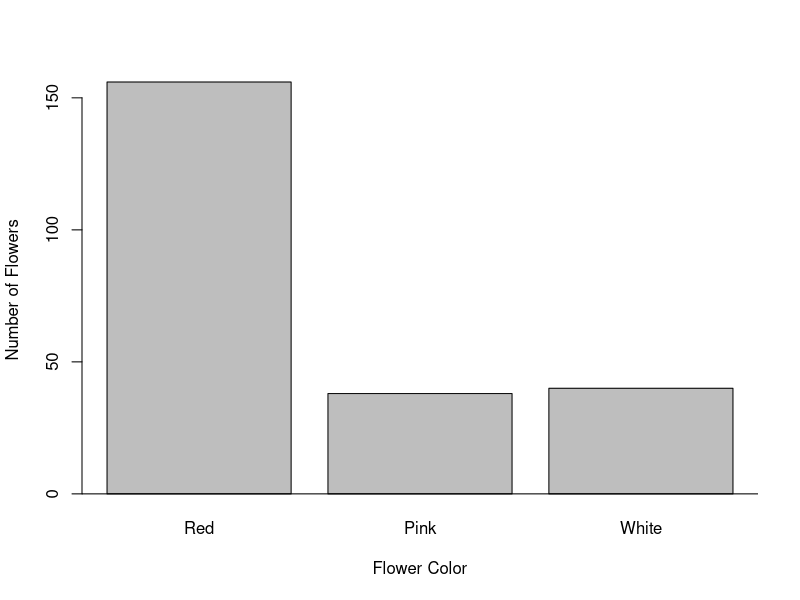

The R source for this figure: (Note: this script raises an error after producing the figure.)

####MCCAY INTRO SCRIPT LAB 02.05.2018####

# Script for Lab 2, Week of 2-5-2018
# Descriptive Statistics

# Empirical Distributions

# It is easiest to use the barplot command to make histograms for 
# categorical variables

counts = c(156,38,40)
labs = c("Red","Pink","White")
barplot(counts,
        main="",
        xlab = "Flower Color",
        ylab="Number of Flowers",
        names.arg=labs)
abline(h=0)

# The histogram command works with quantitative data

hist(setosa$Petal.Length, 
     main="", 
     xlab="Length of Petals (cm)",
     ylab="Number of Observations")

hist.info = hist(setosa$Petal.Length, 
                 main="", 
                 xlab="Length of Petals (cm)",
                 ylab="Number of Observations")

# This saves the histogram data

# Let's take a look at the data in this list

hist.info

# Let's vary the number of categories in our histogram

hist.info = hist(setosa$Petal.Length, 
                 breaks = 5,
                 main="", 
                 xlab="Length of Petals (cm)",
                 ylab="Number of Observations")

# Measures of central tendency
mean(setosa$Petal.Length)
median(setosa$Petal.Length)
quantile(setosa$Petal.Length)

# What is the sample size?
length(setosa$Petal.Length)

# Want the 10-quantiles (deciles)?
quantile(setosa$Petal.Length, probs=seq(0,1,0.1))

# Mode
mode(setosa$Petal.Length) #??

# Weighted average
class.year = c(2018, 2019, 2020, 2021)
students = c(550,600,650,700)
mean.height = c(180.1, 179.9, 183.8, 182.1)
anycollege = data.frame(students, mean.height, row.names = class.year)
anycollege
attach(anycollege)
weighted.mean(mean.height, students)
detach(anycollege)

# Measures of variability

# The R range function stinks
x = c(1.3, 4.2, 8.3, 6.3, 6.2, 6.9)
range(x)

# So, let's write our own function
my.range = function(x) max(range(x))-min(range(x))
my.range(x)

# Plant biomass example from class
biomass = c(175.29,185.03,165.34,144.74,197.74,122.98,158.58)
biomass.devs = biomass-mean(biomass)
biomass.absdevs = abs(biomass.devs)
biomass.sqdevs = (biomass.devs)^2
plant = data.frame(biomass, biomass.devs, biomass.absdevs, biomass.sqdevs)
plant

# This is the sum of squares
sum(plant$biomass.sqdevs)

# This is the "niave" average squared deviation (i.e., the population variance)
sum(plant$biomass.sqdevs)/length(plant$biomass.sqdevs)
# Remember that this is a biased estimator of the population variance when used
# as a sample variance. We want to divide by n-1, the degrees of freedom, not n.
sum(plant$biomass.sqdevs)/(length(plant$biomass.sqdevs)-1)
# or we just tell R to give us the variance - it assumes sample variance formula
var(plant$biomass)
help(var)

# Recall that the standard deviation is more intuitive than the variance because
# it is not obsurdly large or in squared units
sqrt(var(plant$biomass))
sd(plant$biomass)

# ERROR IN THE HANDOUT - NOT STDEV!!

# The coefficient of variation is a simple function of the standard deviation
# and mean. Write your own function to calculate CV.

# We talked about skew in a general sense in lecture. R can calculate 
# quantitative measures of skew.

library(e1071)

skew = skewness(plant$biomass) # Need the e1071 library for this command
skew

x <- rnorm(100)
skewness(x)

for(i in 1:10000) {x[i]=skewness(rnorm(100))}
hist(x, xlab="Skewness of 1000 Simulated Normal Distributions", main = "")
abline(v=skewness(plant$biomass), col="red", lwd=3)

# Generally, would not say that a distribution is very skewed unless this
# metric is < -1 or > 1.

kurt = kurtosis(plant$biomass) # Need the e1071 library for this command
kurt

x <- rnorm(100)
kurtosis(x)

for(i in 1:10000) {x[i]=kurtosis(rnorm(100))}
hist(x, xlab="Kurtosis of 1000 Simulated Normal Distributions", main = "")
abline(v=kurtosis(plant$biomass), col="red", lwd=3)

# Generally, would not say that a distribution is lepto or platykurtic unless this
# metric is < -2 or > 2.

# Applying a funtion to different groups in a stacked dataset using tapply
tapply.example <-
  data.frame(age = rnorm(100, mean = 60, sd = 12),
             treatment = gl(2, 50, labels = c("Drug X", "Control")))
head(tapply.example)
summary(tapply.example) # treatment is a factor
attach(tapply.example)
tapply(age, treatment, mean)
tapply(age, treatment, my.range)